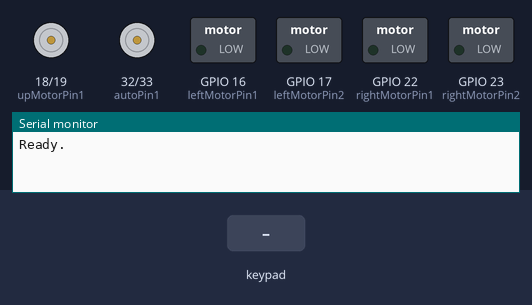
Bench run of a sketch on a simulated ESP32. Shown: motor-driver pin pairs drawn as motors (green arrow = first pin HIGH = forward, orange = second pin HIGH = backward, longer = more drive), switched loads named in the sketch (green lamp = pin HIGH), the last lines printed to the serial monitor. The inputs (shaded band) are chosen by the test bench. Nothing arrives over Bluetooth unless stated.

Above: at 1.2 s.
1.3 s: key 'S' pressed
At 1.8 s:
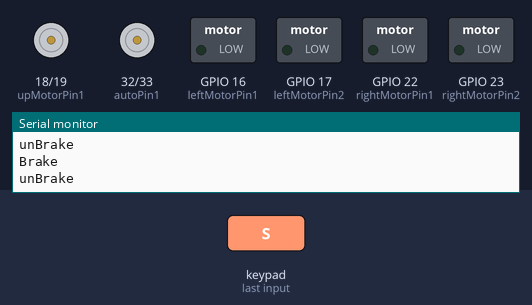
2.9 s: key 'T' pressed
At 3.13 s:
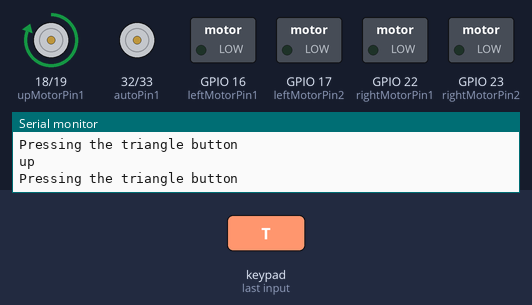
4.8 s: key 'S' pressed
At 5.7 s:
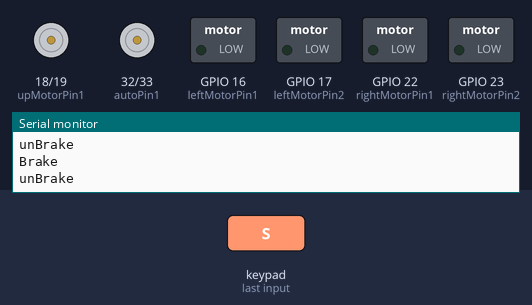
Timing chart, 0 to 7.8 s (numbered marks = the images above; inputs shaded):
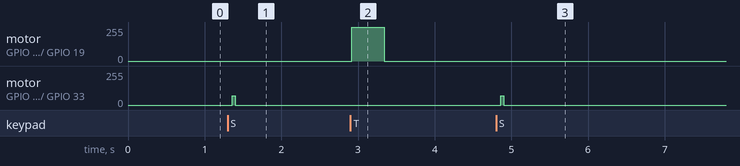

The sketch:

Toy_Stacker_code.ino
```cpp
#include <Ps3Controller.h>

//Right motor
int rightMotorPin1=22;
int rightMotorPin2=23;
//Left motor
int leftMotorPin1=16;
int leftMotorPin2=17;
//Up motor
int upMotorPin1=18;
int upMotorPin2=19;
//auto
int autoPin1=32;
int autoPin2=33;

bool isForward = true;
bool unBrake = true;


void setup()
{
    Serial.begin(115200);
    Ps3.begin("00:1a:7d:da:71:10");
    Serial.println("Ready.");
    setUpPinModes();
}

void notify()
{
  int yAxisValue =(Ps3.data.analog.stick.ly);  //Left stick  - y axis - forward/backward car movement
  int xAxisValue =(Ps3.data.analog.stick.rx);  //Right stick - x axis - left/right car movement
    if (yAxisValue <= -50)       //Move car Forward
    {
      forward();
    }
    else if (yAxisValue >= 50)   //Move car Backward
    {
      backward();
    }
    else if (xAxisValue >= 50)  //Move car Right
    {
      right();
    }
    else if (xAxisValue <= -50)   //Move car Left
    {
      left();
    }
    else                          //Stop the car
    {
     motorstop();
    }
}

void loop()
{
    if(Ps3.isConnected()){
        if( Ps3.event.button_down.square ){
          if(unBrake){
            unBrake = false;
            Serial.println("Brake");
            motorstop();
          }
          else
          {
            unBrake = true;
            Serial.println("unBrake");
          }

        }
        notify();
        if( Ps3.data.button.cross ){
          Serial.println("Pressing the cross button");
          down();
        }
        else if( Ps3.data.button.triangle ){
          Serial.println("Pressing the triangle button");
          up();
        }
        else{
          updownmotorstop();
        }
        if(unBrake)
        {
          digitalWrite(autoPin1,LOW);
          digitalWrite(autoPin2,LOW);
        }
        else
        {
          digitalWrite(autoPin1,HIGH);
          digitalWrite(autoPin2,LOW);
        }
    }
}
void setUpPinModes()
{
  pinMode(rightMotorPin1,OUTPUT);
  pinMode(rightMotorPin2,OUTPUT);
  pinMode(leftMotorPin1,OUTPUT);
  pinMode(leftMotorPin2,OUTPUT);
  pinMode(upMotorPin1,OUTPUT);
  pinMode(upMotorPin2,OUTPUT);
  pinMode(autoPin1,OUTPUT);
  pinMode(autoPin2,OUTPUT);
}
void forward()
{
    if(unBrake)
    {
    digitalWrite(rightMotorPin1,HIGH);
    digitalWrite(rightMotorPin2,LOW);
    digitalWrite(leftMotorPin1,HIGH);
    digitalWrite(leftMotorPin2,LOW);
    Serial.println("forward");
    isForward = true;
    }
}
void backward()
{
    if(unBrake)
    {
    digitalWrite(rightMotorPin1,LOW);
    digitalWrite(rightMotorPin2,HIGH);
    digitalWrite(leftMotorPin1,LOW);
    digitalWrite(leftMotorPin2,HIGH);
    Serial.println("backward");
    isForward = false;
    }
}
void right()
{
    if(unBrake)
    {
    digitalWrite(rightMotorPin1,LOW);
    digitalWrite(rightMotorPin2,HIGH);
    digitalWrite(leftMotorPin1,HIGH);
    digitalWrite(leftMotorPin2,LOW);
    Serial.println("right");
    }
}
void left()
{
    if(unBrake)
    {
    digitalWrite(rightMotorPin1,HIGH);
    digitalWrite(rightMotorPin2,LOW);
    digitalWrite(leftMotorPin1,LOW);
    digitalWrite(leftMotorPin2,HIGH);
    Serial.println("left");
    }
}
void motorstop()
{
    digitalWrite(rightMotorPin1,LOW);
    digitalWrite(rightMotorPin2,LOW);
    digitalWrite(leftMotorPin1,LOW);
    digitalWrite(leftMotorPin2,LOW);
}
void up()
{
    digitalWrite(upMotorPin1,HIGH);
    digitalWrite(upMotorPin2,LOW);
    Serial.println("up");
}
void down()
{
    digitalWrite(upMotorPin1,LOW);
    digitalWrite(upMotorPin2,HIGH);
    Serial.println("down");
}
void updownmotorstop()
{
  digitalWrite(upMotorPin1,LOW);
  digitalWrite(upMotorPin2,LOW);
}
```

Measured:
- after the input at 1.3 s, motor on GPIO 32 (autoPin1) / GPIO 33 (autoPin2): stopped → forward 70/255 after 0.06 s, → stopped 0.04 s later
- after the input at 2.9 s, motor on GPIO 18 (upMotorPin1) / GPIO 19 (upMotorPin2): stopped → forward 255/255 at once, → stopped 0.42 s later
- after the input at 4.8 s, motor on GPIO 32 (autoPin1) / GPIO 33 (autoPin2): stopped → forward 70/255 after 0.06 s, → stopped 0.04 s later
